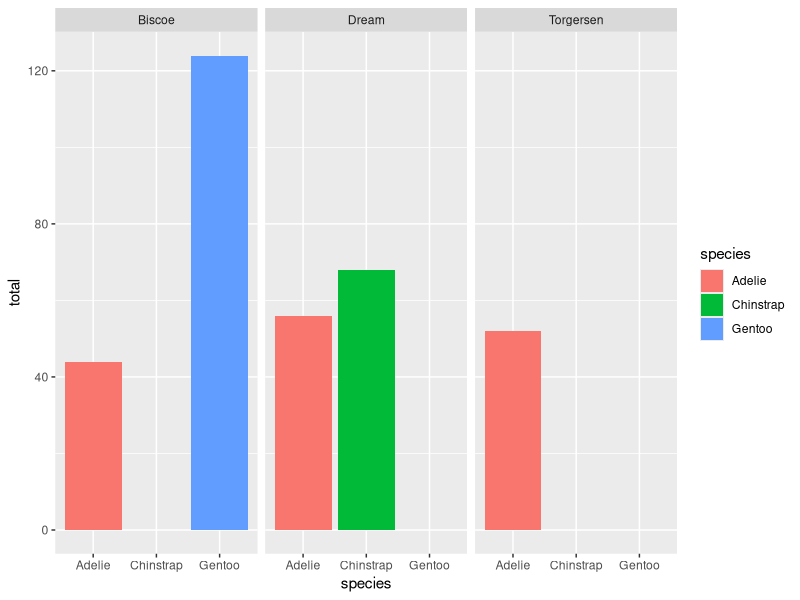
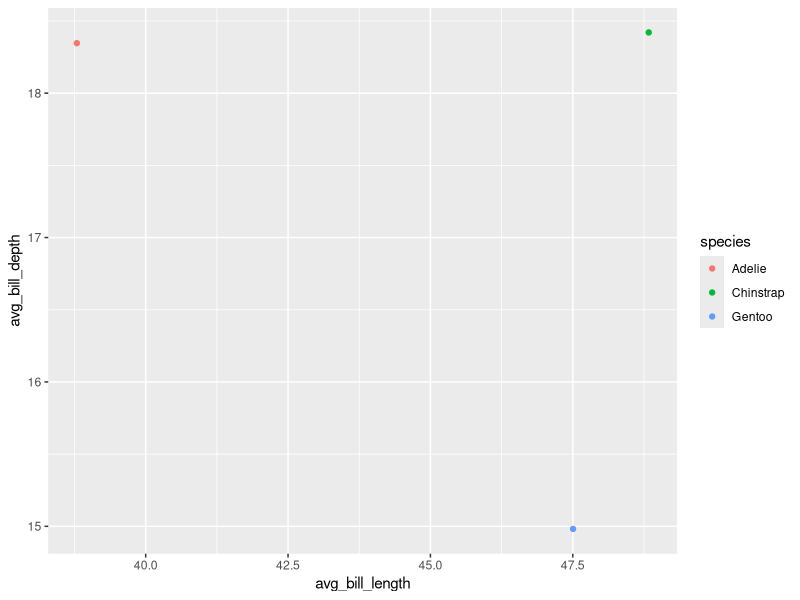
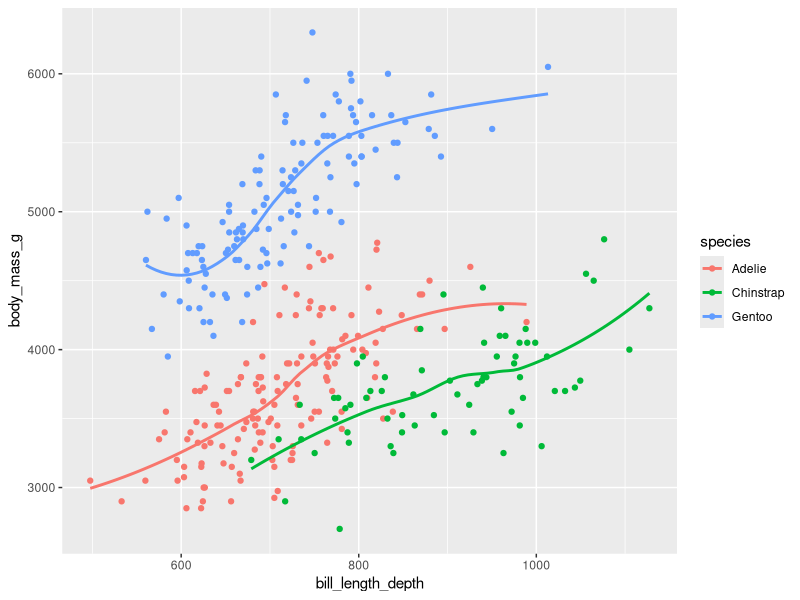

The R script that drew these images, in order:
## ---- chunk 1

## By default, show code for all chunks in the knitted document,
## as well as the output. To override for a particular chunk
## use echo = FALSE in its options.
knitr::opts_chunk$set(echo = TRUE)

## Set the default size of figures
knitr::opts_chunk$set(fig.width=8, fig.height=5)  

## Load the libraries you will be using 
library(here)
library(tidyverse)

## Load the dataset you will be using
library(palmerpenguins)

## ---- chunk 2

View(penguins)

summary(penguins)

table(penguins$species)

table(penguins$island)

table(penguins$year)

## ---- chunk 3

summary_data <- penguins %>%
  group_by(species, island) %>%
  summarise(total = n(),
            .groups = "keep")

p1 <- ggplot(data = summary_data,
            mapping = aes(x = species,
                          y = total,
                          fill = species))

p1 + 
  geom_col() +
  facet_wrap(~island)


## ---- chunk 4

avg_data <- penguins %>%
  group_by(species) %>%
  summarise(avg_bill_length = mean(bill_length_mm, na.rm = TRUE),
            avg_bill_depth = mean(bill_depth_mm, na.rm = TRUE),
            .groups = "keep")

p2 <- ggplot(data = avg_data,
             mapping = aes(x = avg_bill_length,
                           y = avg_bill_depth,
                           color = species))

p2 + 
  geom_point()


## ---- chunk 5

compute_data <- penguins %>%
  mutate(bill_length_depth = bill_length_mm * bill_depth_mm)

p3 <- ggplot(data = compute_data,
             mapping = aes(x = bill_length_depth,
                           y = body_mass_g,
                           color = species))

p3 + 
  geom_point() +
  geom_smooth(se = FALSE)

